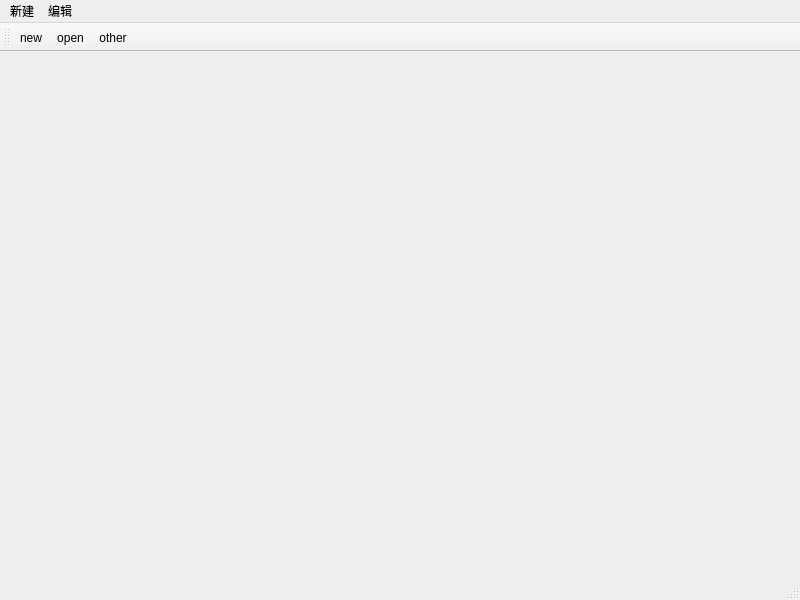
<?xml version="1.0" encoding="UTF-8"?>
<ui version="4.0">
 <class>MainWindow</class>
 <widget class="QMainWindow" name="MainWindow">
  <property name="geometry">
   <rect>
    <x>0</x>
    <y>0</y>
    <width>800</width>
    <height>600</height>
   </rect>
  </property>
  <property name="windowTitle">
   <string>MainWindow</string>
  </property>
  <widget class="QWidget" name="centralwidget"/>
  <widget class="QMenuBar" name="menubar">
   <property name="geometry">
    <rect>
     <x>0</x>
     <y>0</y>
     <width>800</width>
     <height>21</height>
    </rect>
   </property>
   <widget class="QMenu" name="menu">
    <property name="title">
     <string>新建</string>
    </property>
    <addaction name="actionnew"/>
    <addaction name="actionopen"/>
    <addaction name="actionother"/>
   </widget>
   <widget class="QMenu" name="menu_2">
    <property name="title">
     <string>编辑</string>
    </property>
   </widget>
   <addaction name="menu"/>
   <addaction name="menu_2"/>
  </widget>
  <widget class="QStatusBar" name="statusbar"/>
  <widget class="QToolBar" name="toolBar">
   <property name="windowTitle">
    <string>toolBar</string>
   </property>
   <attribute name="toolBarArea">
    <enum>TopToolBarArea</enum>
   </attribute>
   <attribute name="toolBarBreak">
    <bool>false</bool>
   </attribute>
   <addaction name="actionnew"/>
   <addaction name="actionopen"/>
   <addaction name="actionother"/>
  </widget>
  <action name="actionnew">
   <property name="text">
    <string>new</string>
   </property>
  </action>
  <action name="actionopen">
   <property name="text">
    <string>open</string>
   </property>
  </action>
  <action name="actionother">
   <property name="text">
    <string>other</string>
   </property>
  </action>
 </widget>
 <resources/>
 <connections/>
</ui>
